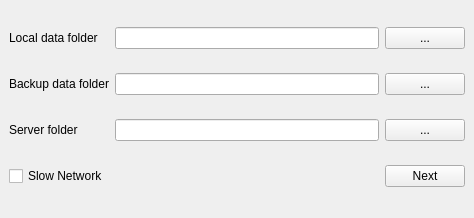
<?xml version="1.0" encoding="UTF-8"?>
<ui version="4.0">
 <class>MainWindow</class>
 <widget class="QMainWindow" name="MainWindow">
  <property name="geometry">
   <rect>
    <x>0</x>
    <y>0</y>
    <width>474</width>
    <height>218</height>
   </rect>
  </property>
  <property name="windowTitle">
   <string>Configuration</string>
  </property>
  <widget class="QWidget" name="wid_main">
   <layout class="QGridLayout" name="gridLayout_4">
    <item row="2" column="0">
     <widget class="QLabel" name="label_3">
      <property name="text">
       <string>Server folder</string>
      </property>
     </widget>
    </item>
    <item row="2" column="1">
     <widget class="QLineEdit" name="edServer"/>
    </item>
    <item row="0" column="0">
     <widget class="QLabel" name="label">
      <property name="text">
       <string>Local data folder</string>
      </property>
     </widget>
    </item>
    <item row="0" column="2">
     <widget class="QPushButton" name="btnLocal">
      <property name="text">
       <string>...</string>
      </property>
     </widget>
    </item>
    <item row="2" column="2">
     <widget class="QPushButton" name="btnServer">
      <property name="text">
       <string>...</string>
      </property>
     </widget>
    </item>
    <item row="0" column="1">
     <widget class="QLineEdit" name="edLocal"/>
    </item>
    <item row="3" column="2">
     <widget class="QPushButton" name="btn_next">
      <property name="text">
       <string>Next</string>
      </property>
     </widget>
    </item>
    <item row="1" column="1">
     <widget class="QLineEdit" name="edBackup"/>
    </item>
    <item row="1" column="2">
     <widget class="QPushButton" name="btnBackup">
      <property name="text">
       <string>...</string>
      </property>
     </widget>
    </item>
    <item row="1" column="0">
     <widget class="QLabel" name="label_2">
      <property name="text">
       <string>Backup data folder</string>
      </property>
     </widget>
    </item>
    <item row="3" column="0">
     <widget class="QCheckBox" name="cbSlowNetwork">
      <property name="text">
       <string>Slow Network</string>
      </property>
      <property name="tristate">
       <bool>false</bool>
      </property>
     </widget>
    </item>
   </layout>
  </widget>
 </widget>
 <resources/>
 <connections/>
</ui>
